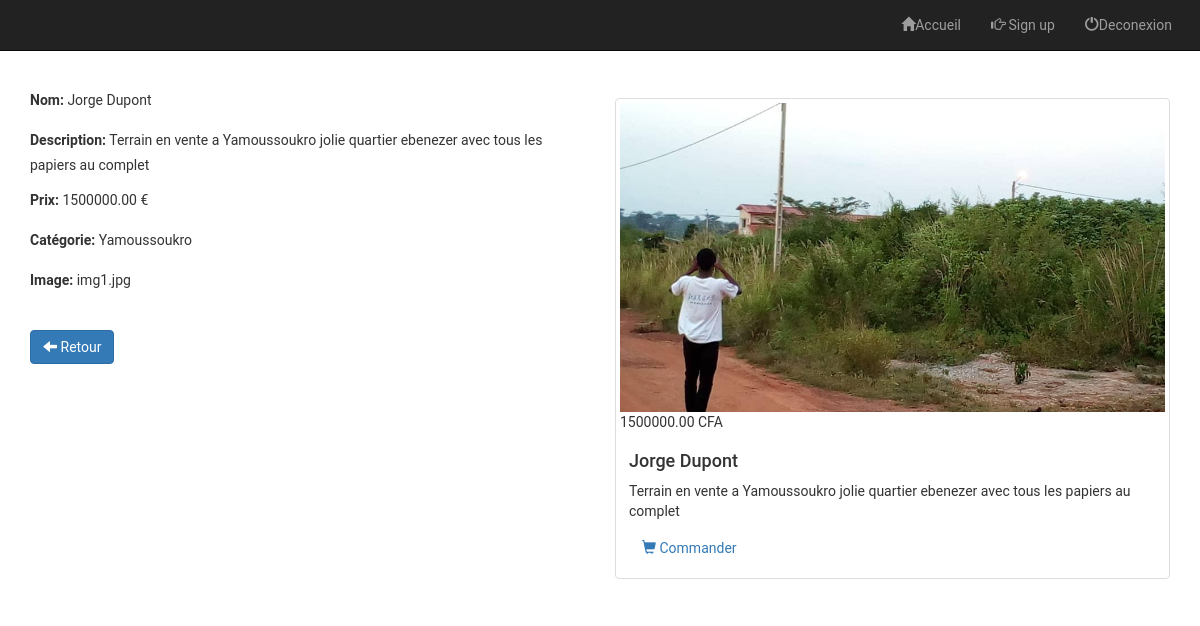
The page /admin/view.php?id=36 on the database its author committed.
### tables this page shows
CREATE TABLE `items` (
  `id` int(11) NOT NULL,
  `name` varchar(100) NOT NULL,
  `description` varchar(255) NOT NULL,
  `price` float NOT NULL,
  `image` varchar(255) NOT NULL,
  `category` int(11) NOT NULL
);

CREATE TABLE `categories` (
  `id` int(11) NOT NULL,
  `name` varchar(100) NOT NULL
);

### admin/view.php (the view, shortened to what this page needs)
<?php
    if(!empty($_GET['id']))
    {
        $id = checkInput($_GET['id']);
    }
    $db = Database::connect();
    $statement = $db->prepare("SELECT items.id, items.name, items.description, items.price, items.image, categories.name AS category FROM items LEFT JOIN categories ON items.category = categories.id WHERE items.id = ?");
    $statement->execute(array($id));
    $item = $statement->fetch();
    function checkInput($data)
    {
      $data = trim($data);
      $data = stripslashes($data);
      $data = htmlspecialchars($data);
      return $data;
    }
?>
<!DOCTYPE html>
<html lang="en">
    <head>
        <link rel="stylesheet" href="https://maxcdn.bootstrapcdn.com/bootstrap/3.3.6/css/bootstrap.min.css">
        <link href="../b.css" rel="stylesheet">
    </head>
    <body style="background-image: url('https://mdbootstrap.com/img/Photos/Others/architecture.jpg');background-attachment: fixed;background-repeat:  no-repeat;background-size:  cover;font-family: Roboto, serif;">
        <div>
        <?php include('../menu.php'); ?>
        </div>
        <div class="container admin">
            <div class="row">
               <div class="col-sm-6">
                    <h1><strong>Voir un item</strong></h1>
                    <br>
                    <form>
                      <div class="form-group">
                        <label>Nom:</label><?php echo '  '.$item['name'];?>
                      </div>
                      <div class="form-group">
                        <label>Description:</label><?php echo '  '.$item['description'];?>
                      </div>
                      <div class="form-group">
                        <label>Prix:</label><?php echo '  '.number_format((float)$item['price'], 2, '.', ''). ' €';?>
                      </div>
                      <div class="form-group">
                        <label>Catégorie:</label><?php echo '  '.$item['category'];?>
                      </div>
                      <div class="form-group">
                        <label>Image:</label><?php echo '  '.$item['image'];?>
                      </div>
                    </form>
                    <br>
                    <div class="form-actions">
                      <a class="btn btn-primary" href="index.php"><span class="glyphicon glyphicon-arrow-left"></span> Retour</a>
                    </div>
                </div>
                <div class="col-sm-6 site" style="padding-top: 7em;">
                    <div class="thumbnail">
                        <img src="<?php echo '../img/'.$item['image'];?>" alt="...">
                        <div class="price"><?php echo number_format((float)$item['price'], 2, '.', ''). ' CFA';?></div>
                          <div class="caption">
                            <h4><?php echo $item['name'];?></h4>
                            <p><?php echo $item['description'];?></p>
                            <a href="#" class="btn btn-order" role="button"><span class="glyphicon glyphicon-shopping-cart"></span> Commander</a>
                          </div>
                    </div>
                </div>
            </div>
        </div>
    </body>
</html>

### b.css (style rules this page uses)
body { margin: 0; padding: 0px; width: 100%; }

### rows shown on the page
items: name "Jorge Dupont", description "Terrain en vente a Yamoussoukro jolie quartier ebenezer avec tous les papiers au complet", price "1500000.00", category.name "Yamoussoukro", image "img1.jpg", image (picture)
